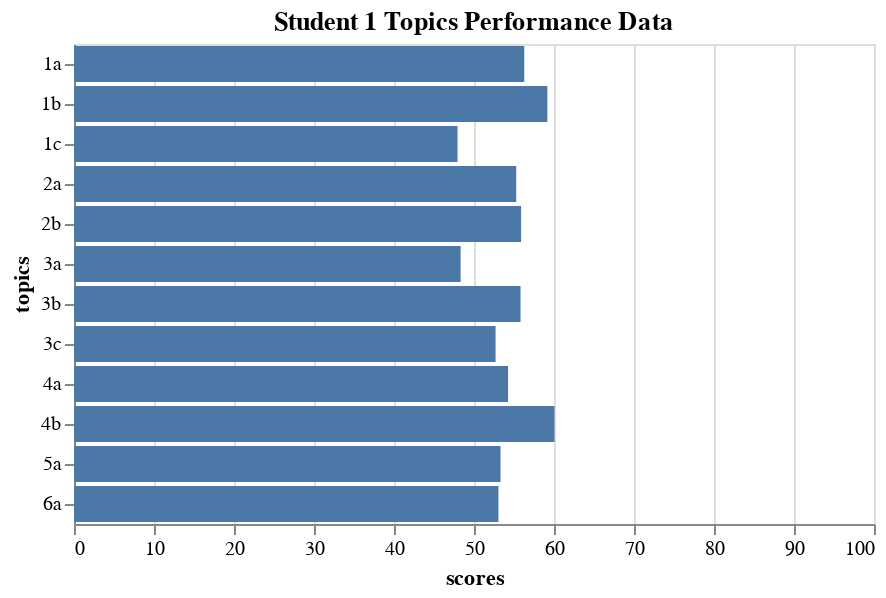

Notebook code for this chart:
### Code cell
createTopicsChart(df)

### Figure 1 — Vega-Lite specification as saved in the notebook (floating-point values rounded to 4 significant figures)
{"config": {"view": {"continuousWidth": 400, "continuousHeight": 300}}, "data": {"name": "data-885976ae4ed7e036be20e0e74869168e"}, "mark": "bar", "encoding": {"x": {"field": "scores", "scale": {"domain": [0, 100], "nice": false}, "type": "quantitative"}, "y": {"field": "topics", "type": "nominal"}}, "title": "Student 1 Topics Performance Data", "$schema": "https://vega.github.io/schema/vega-lite/v4.17.0.json", "datasets": {"data-885976ae4ed7e036be20e0e74869168e": [{"topics": "1a", "scores": 56.28}, {"topics": "1b", "scores": 59.17}, {"topics": "1c", "scores": 47.94}, {"topics": "2a", "scores": 55.28}, {"topics": "2b", "scores": 55.89}, {"topics": "3a", "scores": 48.33}, {"topics": "3b", "scores": 55.82}, {"topics": "3c", "scores": 52.7}, {"topics": "4a", "scores": 54.26}, {"topics": "4b", "scores": 60.06}, {"topics": "5a", "scores": 53.32}, {"topics": "6a", "scores": 53.05}]}}
